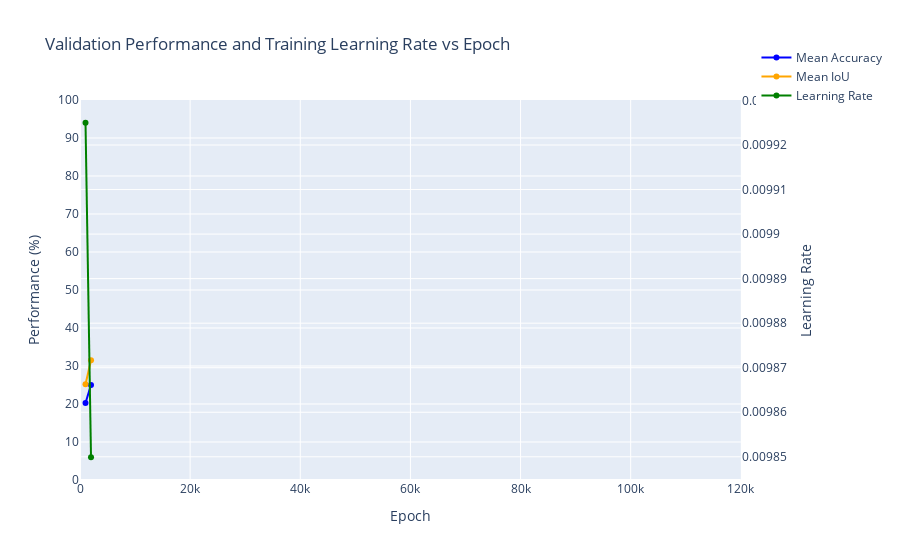

Notebook source saved alongside this figure:
### Code cell
# SEBNet BaselineHead SGD, Pretrained, Batch Size 6
log_file_path = '/home/robert.breslin/alessandro/paper_2/mmsegmentation/work_dirs/sebnet_baseline-head_1xb6_cityscapes_ce/20250819_174704/20250819_174704.log'
epochs, top1, top5, lrs = parse_log_file(log_file_path)
plot_accuracies_and_lr_interactive(epochs, top1, top5, lrs, sgd_range)

### Figure 1 — Plotly figure (JSON) as saved in the notebook; plotly's stock layout.template omitted (floating-point values rounded to 4 significant figures)
{"data": [{"line": {"color": "blue"}, "name": "Mean Accuracy", "type": "scatter", "x": [1000, 2000], "xaxis": "x", "y": [20.25, 25.03], "yaxis": "y"}, {"line": {"color": "orange"}, "name": "Mean IoU", "type": "scatter", "x": [1000, 2000], "xaxis": "x", "y": [25.2, 31.49], "yaxis": "y"}, {"line": {"color": "green"}, "name": "Learning Rate", "type": "scatter", "x": [1000, 2000], "xaxis": "x", "y": [0.009925, 0.00985], "yaxis": "y2"}], "layout": {"hovermode": "x unified", "legend": {"x": 1.15, "xanchor": "right", "y": 1.15, "yanchor": "top"}, "title": {"text": "Validation Performance and Training Learning Rate vs Epoch"}, "xaxis": {"anchor": "y", "domain": [0, 0.94], "range": [0, 120000], "title": {"text": "Epoch"}}, "yaxis": {"anchor": "x", "domain": [0, 1], "dtick": 10, "range": [0, 100], "title": {"text": "Performance (%)"}}, "yaxis2": {"anchor": "x", "overlaying": "y", "side": "right", "title": {"text": "Learning Rate"}}}}
